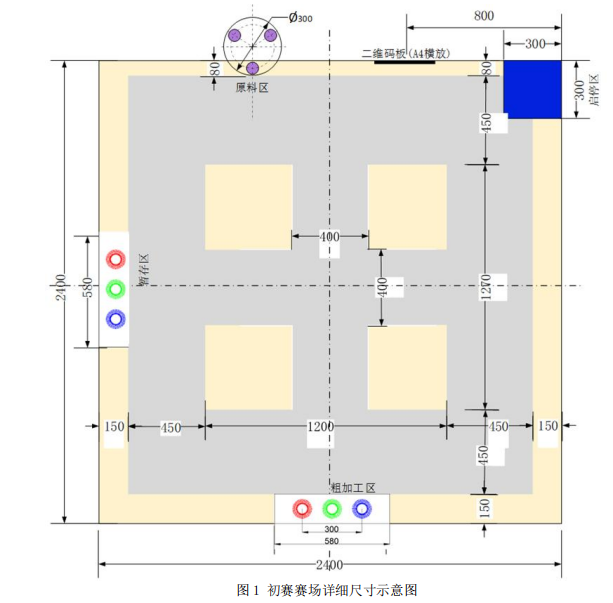
#> input picture hzw_vision/地图.png, 613 x 603 px, given in place of the camera
$ python hsv_test.py
#> lines starting #> are read from the running program, lines starting #| are printed output that depends on the picture; after the words box and inside, x2 and y2 are one past the last pixel; in counts of white or black regions, pixels touching at a corner belong together
import cv2
import numpy as np

class HSVTuner:
    def __init__(self):
        # 创建主窗口
        cv2.namedWindow('HSV Tuner')
        cv2.namedWindow('Color Masks')

        # 初始化HSV阈值
        self.hsv_values = {
            'red1': {'low': [0, 60, 60], 'high': [13, 255, 255]},
            'red2': {'low': [160, 50, 50], 'high': [180, 255, 255]},
            'green': {'low': [39, 39, 50], 'high': [95, 255, 255]},
            'blue': {'low': [100, 60, 60], 'high': [124, 255, 255]}
        }

        # 创建轨迹栏
        self._create_trackbars()

        # 当前选择的颜色
        self.current_color = 'red1'

    def _create_trackbars(self):
        """创建所有颜色的HSV调节滑动条"""
        def create_color_trackbars(color_name, window_name='HSV Tuner'):
            base_y = {'red1': 0, 'red2': 120, 'green': 240, 'blue': 360}

            # 创建颜色标签
            cv2.putText(self.label_img, f"{color_name.upper()}",
                       (10, base_y[color_name] + 20),
                       cv2.FONT_HERSHEY_SIMPLEX, 0.7, (255, 255, 255), 2)

            # 低阈值
            cv2.createTrackbar(f'{color_name}_H_low', window_name,
                             self.hsv_values[color_name]['low'][0], 180,
                             lambda x: self._update_value(color_name, 'low', 0, x))
            cv2.createTrackbar(f'{color_name}_S_low', window_name,
                             self.hsv_values[color_name]['low'][1], 255,
                             lambda x: self._update_value(color_name, 'low', 1, x))
            cv2.createTrackbar(f'{color_name}_V_low', window_name,
                             self.hsv_values[color_name]['low'][2], 255,
                             lambda x: self._update_value(color_name, 'low', 2, x))

            # 高阈值
            cv2.createTrackbar(f'{color_name}_H_high', window_name,
                             self.hsv_values[color_name]['high'][0], 180,
                             lambda x: self._update_value(color_name, 'high', 0, x))
            cv2.createTrackbar(f'{color_name}_S_high', window_name,
                             self.hsv_values[color_name]['high'][1], 255,
                             lambda x: self._update_value(color_name, 'high', 1, x))
            cv2.createTrackbar(f'{color_name}_V_high', window_name,
                             self.hsv_values[color_name]['high'][2], 255,
                             lambda x: self._update_value(color_name, 'high', 2, x))

        # 创建标签图像
        self.label_img = np.zeros((480, 300, 3), dtype=np.uint8)

        # 为每种颜色创建轨迹栏
        create_color_trackbars('red1')
        create_color_trackbars('red2')
        create_color_trackbars('green')
        create_color_trackbars('blue')

        # 显示标签图像
        cv2.imshow('HSV Tuner', self.label_img)

    def _update_value(self, color_name, bound, index, value):
        """更新HSV值"""
        self.hsv_values[color_name][bound][index] = value

    def process_frame(self, frame):
        """处理图像帧并显示结果"""
        # 转换到HSV空间
        hsv = cv2.cvtColor(frame, cv2.COLOR_BGR2HSV)

        # 创建每种颜色的掩码
        masks = {}

        # 红色需要两个范围
        red_mask1 = cv2.inRange(hsv,
                              np.array(self.hsv_values['red1']['low']),
                              np.array(self.hsv_values['red1']['high']))
        red_mask2 = cv2.inRange(hsv,
                              np.array(self.hsv_values['red2']['low']),
                              np.array(self.hsv_values['red2']['high']))
        masks['red'] = cv2.bitwise_or(red_mask1, red_mask2)

        # 绿色和蓝色
        masks['green'] = cv2.inRange(hsv,
                                   np.array(self.hsv_values['green']['low']),
                                   np.array(self.hsv_values['green']['high']))
        masks['blue'] = cv2.inRange(hsv,
                                  np.array(self.hsv_values['blue']['low']),
                                  np.array(self.hsv_values['blue']['high']))

        # 创建结果图像
        results = {}
        for color in masks:
            results[color] = cv2.bitwise_and(frame, frame, mask=masks[color])

        # 显示结果
        # 创建一个大的显示窗口，包含所有颜色的结果
        h, w = frame.shape[:2]
        display = np.zeros((h * 2, w * 2, 3), dtype=np.uint8)

        # 原始图像
        display[:h, :w] = frame
        # 红色结果
        display[:h, w:] = results['red']
        # 绿色结果
        display[h:, :w] = results['green']
        # 蓝色结果
        display[h:, w:] = results['blue']

        # 添加标签
        cv2.putText(display, 'Original', (10, 30), cv2.FONT_HERSHEY_SIMPLEX, 1, (255, 255, 255), 2)
        cv2.putText(display, 'Red', (w + 10, 30), cv2.FONT_HERSHEY_SIMPLEX, 1, (0, 0, 255), 2)
        cv2.putText(display, 'Green', (10, h + 30), cv2.FONT_HERSHEY_SIMPLEX, 1, (0, 255, 0), 2)
        cv2.putText(display, 'Blue', (w + 10, h + 30), cv2.FONT_HERSHEY_SIMPLEX, 1, (255, 0, 0), 2)

        # 显示当前HSV值
        self._show_hsv_values(display)

        cv2.imshow('Color Masks', display)

    def _show_hsv_values(self, img):
        """在图像上显示当前HSV值"""
        h = img.shape[0] // 2
        w = img.shape[1] // 2
        y_offset = 60

        # 显示红色HSV值
        cv2.putText(img, f"Red1 HSV: {self.hsv_values['red1']['low']} - {self.hsv_values['red1']['high']}",
                   (w + 10, y_offset), cv2.FONT_HERSHEY_SIMPLEX, 0.5, (255, 255, 255), 1)
        cv2.putText(img, f"Red2 HSV: {self.hsv_values['red2']['low']} - {self.hsv_values['red2']['high']}",
                   (w + 10, y_offset + 20), cv2.FONT_HERSHEY_SIMPLEX, 0.5, (255, 255, 255), 1)

        # 显示绿色HSV值
        cv2.putText(img, f"Green HSV: {self.hsv_values['green']['low']} - {self.hsv_values['green']['high']}",
                   (10, h + y_offset), cv2.FONT_HERSHEY_SIMPLEX, 0.5, (255, 255, 255), 1)

        # 显示蓝色HSV值
        cv2.putText(img, f"Blue HSV: {self.hsv_values['blue']['low']} - {self.hsv_values['blue']['high']}",
                   (w + 10, h + y_offset), cv2.FONT_HERSHEY_SIMPLEX, 0.5, (255, 255, 255), 1)

    def save_values(self):
        """保存当前HSV值到文件"""
        with open('hsv_values.txt', 'w') as f:
            for color, values in self.hsv_values.items():
                f.write(f"{color}:\n")
                f.write(f"  low: {values['low']}\n")
                f.write(f"  high: {values['high']}\n")
        print("HSV values saved to hsv_values.txt")

def main():
    # 初始化摄像头
    cap = cv2.VideoCapture(0,cv2.CAP_V4L2)
    cap.set(cv2.CAP_PROP_FOURCC, cv2.VideoWriter_fourcc('M', 'J', 'P', 'G'))
    cap.set(cv2.CAP_PROP_FRAME_WIDTH, 640)
    cap.set(cv2.CAP_PROP_FRAME_HEIGHT, 480)
    tuner = HSVTuner()
#> in _create_trackbars, `cv2.imshow('HSV Tuner', self.label_img)`:
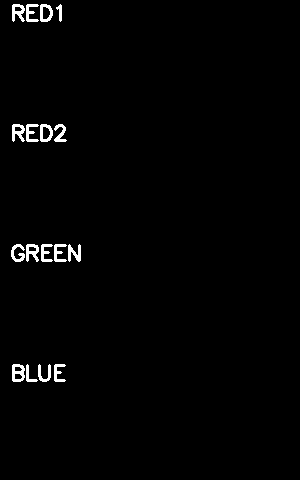
#> window 'HSV Tuner': shape (480, 300, 3); 1.5% white; 17 white regions, largest, box (x1, y1, x2, y2) and area: (12, 364, 25, 382) 156, (26, 244, 39, 262) 143, (12, 4, 25, 22) 142

    while True:
        ret, frame = cap.read()
#> frame is the input picture: shape (603, 613, 3); mean B, G, R 227, 231.4, 233.2
        if not ret:
            break

        # 使用CLAHE增强图像
        lab = cv2.cvtColor(frame, cv2.COLOR_BGR2LAB)
#> lab: shape (603, 613, 3); mean of channels 0, 1, 2 234, 128.4, 130.4
        l, a, b = cv2.split(lab)
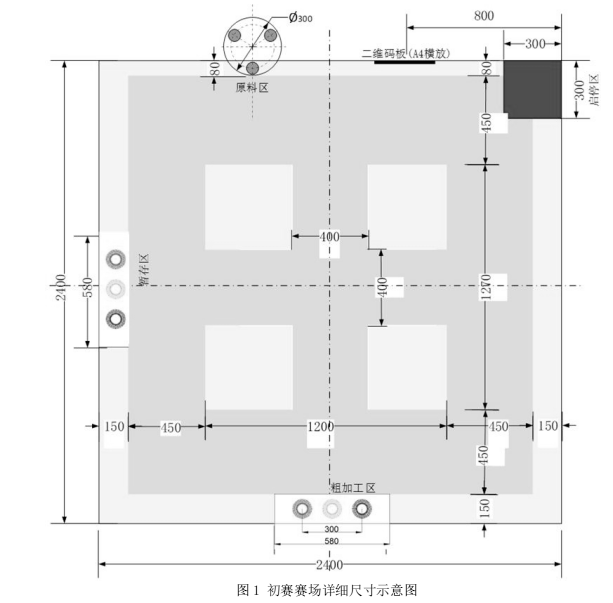
#> l: shape (603, 613); min 0, max 255, mean 234
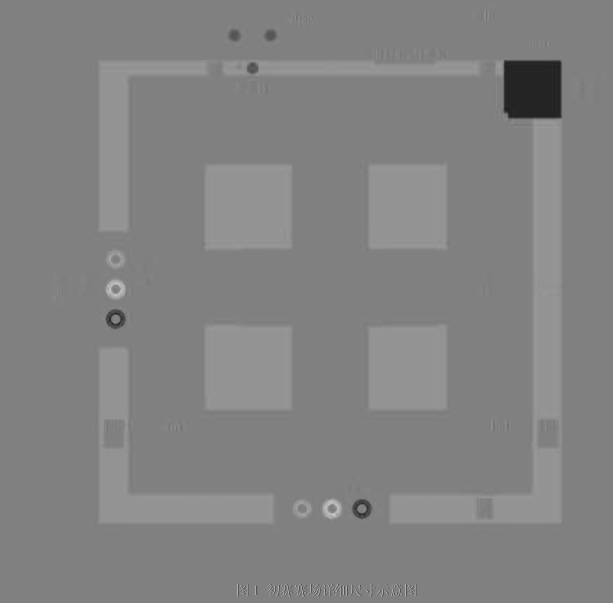
#> b: shape (603, 613); min 30, max 203, mean 130.4
        clahe = cv2.createCLAHE(clipLimit=3.0, tileGridSize=(8,8))
        cl = clahe.apply(l)
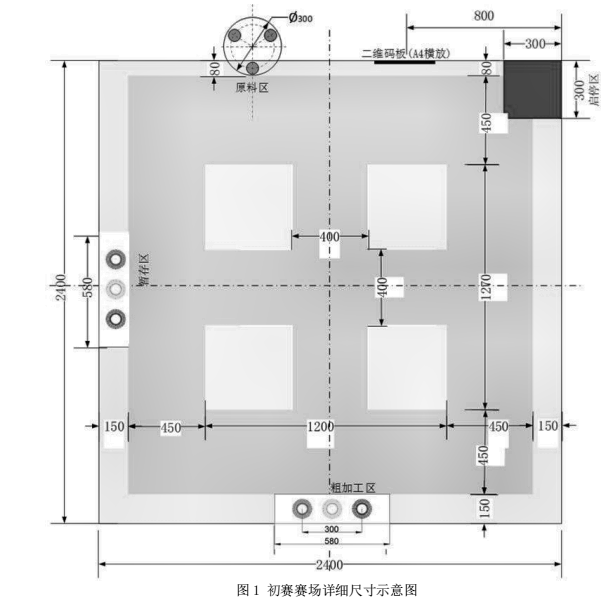
#> cl: shape (603, 613); min 1, max 255, mean 224.6
        enhanced = cv2.merge((cl,a,b))
#> enhanced: shape (603, 613, 3); mean of channels 0, 1, 2 224.6, 128.4, 130.4
        frame = cv2.cvtColor(enhanced, cv2.COLOR_LAB2BGR)
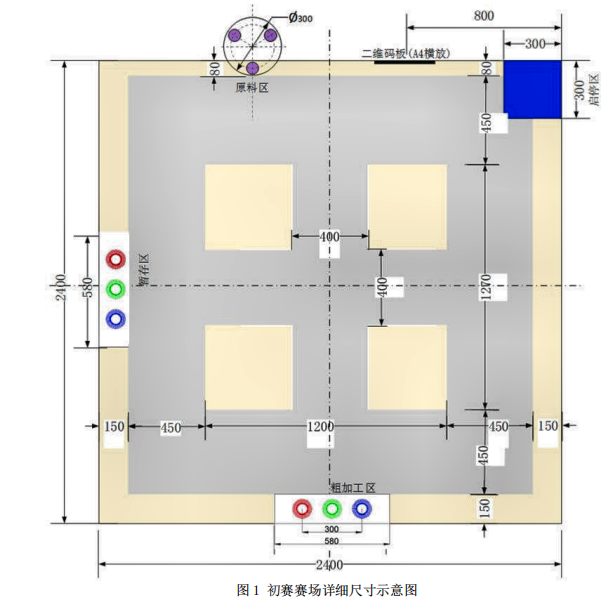
#> frame: shape (603, 613, 3); mean B, G, R 216.8, 221.1, 223

        # 处理帧
        tuner.process_frame(frame)
#> in process_frame, `hsv = cv2.cvtColor(frame, cv2.COLOR_BGR2HSV)`: hsv: shape (603, 613, 3); mean H, S, V 11.9, 12.6, 225.5
#> in process_frame, `red_mask1 = cv2.inRange(hsv, np.array(self.hsv_values['red1']['low']),..`: red_mask1: shape (603, 613); 0.08% white in thin lines or dots, all inside (x1, y1, x2, y2) = (107, 18, 427, 597)
#> in process_frame, `red_mask2 = cv2.inRange(hsv, np.array(self.hsv_values['red2']['low']),..`:
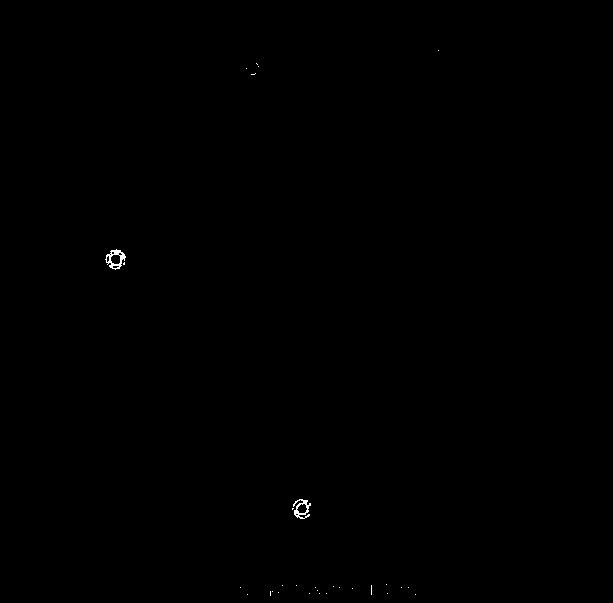
#> red_mask2: shape (603, 613); 0.1% white in thin lines or dots, all inside (x1, y1, x2, y2) = (105, 50, 439, 596)
#> the loop in process_frame, `for color in masks:` made 3 passes
#> color on passes 1 to 3: 'red', 'green', 'blue'
#> after the loop in process_frame, `for color in masks:`: results = 3 items
#> in process_frame, `cv2.putText(display, 'Red', (w + 10, 30), cv2.FONT_HERSHEY_SIMPLEX, 1,..`: display: shape (1206, 1226, 3); mean B, G, R 54.9, 55.5, 56
#> in process_frame, `cv2.putText(display, 'Blue', (w + 10, h + 30), cv2.FONT_HERSHEY_SIMPLE..`: display: shape (1206, 1226, 3); mean B, G, R 55, 55.6, 56
#> in _show_hsv_values, `cv2.putText(img, f"Blue HSV: {self.hsv_values['blue']['low']} - {self...`:
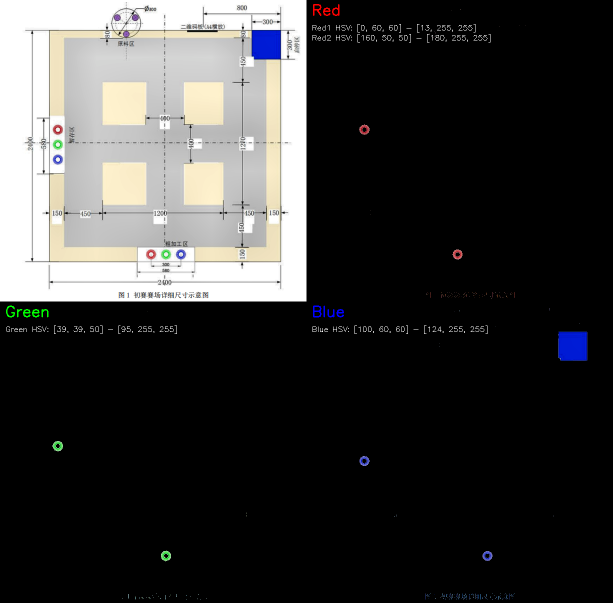
#> img: shape (1206, 1226, 3) (shown at 1/2 size); mean B, G, R 55.4, 56.1, 56.5

        # 按键处理
        key = cv2.waitKey(1) & 0xFF
#> (key q is pressed here)
        if key == ord('q'):
            break
        elif key == ord('s'):
            tuner.save_values()

    cap.release()
    cv2.destroyAllWindows()

if __name__ == "__main__":
    main()

$ run again, on hzw_vision/物块.png
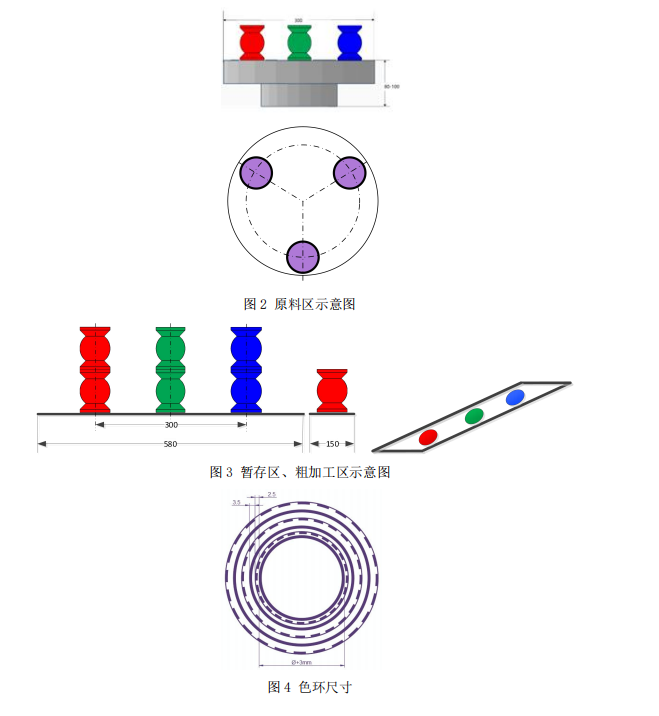
#> input picture hzw_vision/物块.png, 659 x 716 px, given in place of the camera
#> in main, frame is the input picture: shape (716, 659, 3); mean B, G, R 245.9, 243.8, 245.4
#> lab: shape (716, 659, 3); mean of channels 0, 1, 2 245.9, 129.3, 127.6
#> enhanced: shape (716, 659, 3); mean of channels 0, 1, 2 244.8, 129.3, 127.6
#> hsv: shape (716, 659, 3); mean H, S, V 7.7, 8.3, 247.6
#> in process_frame, `red_mask1 = cv2.inRange(hsv, np.array(self.hsv_values['red1']['low']),..`:
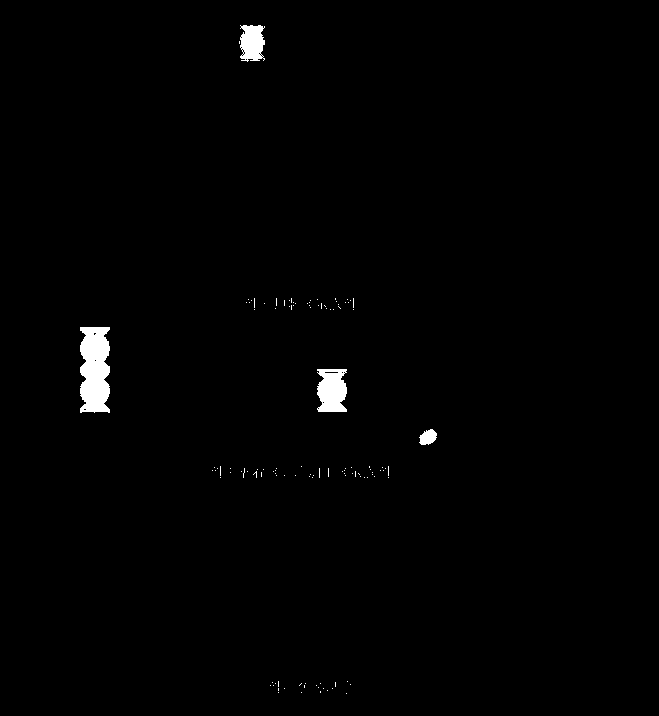
#> red_mask1: shape (716, 659); 0.95% white; 119 white regions (115 under 20 px), largest, box (x1, y1, x2, y2) and area: (80, 327, 110, 413) 2210, (317, 369, 347, 412) 1088, (240, 25, 265, 62) 740, (419, 429, 437, 445) 204
#> red_mask2: shape (716, 659); 0.07% white in thin lines or dots, all inside (x1, y1, x2, y2) = (80, 25, 437, 692)
#> the loop in process_frame, `for color in masks:` made 3 passes
#> color on passes 1 to 3: 'red', 'green', 'blue'
#> after the loop in process_frame, `for color in masks:`: results = 3 items
#> in _show_hsv_values, `cv2.putText(img, f"Blue HSV: {self.hsv_values['blue']['low']} - {self...`:
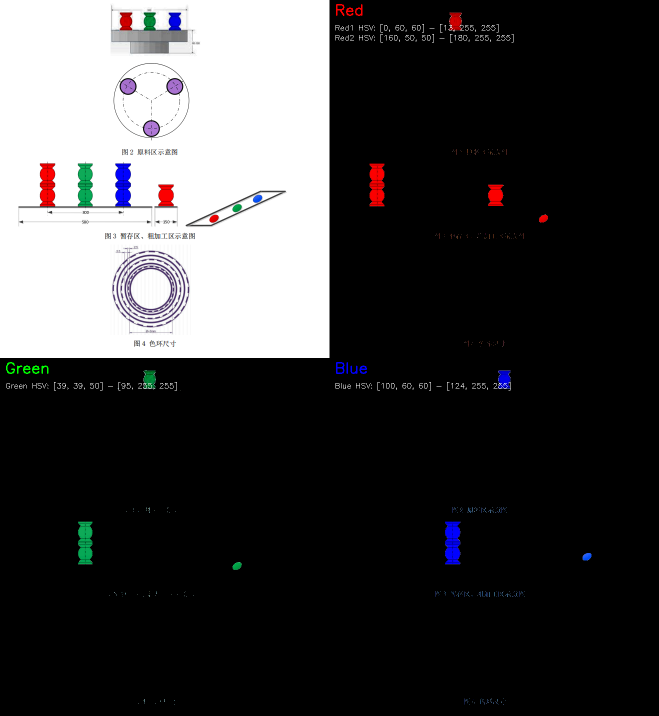
#> img: shape (1432, 1318, 3) (shown at 1/2 size); mean B, G, R 62.2, 61.5, 62.1
